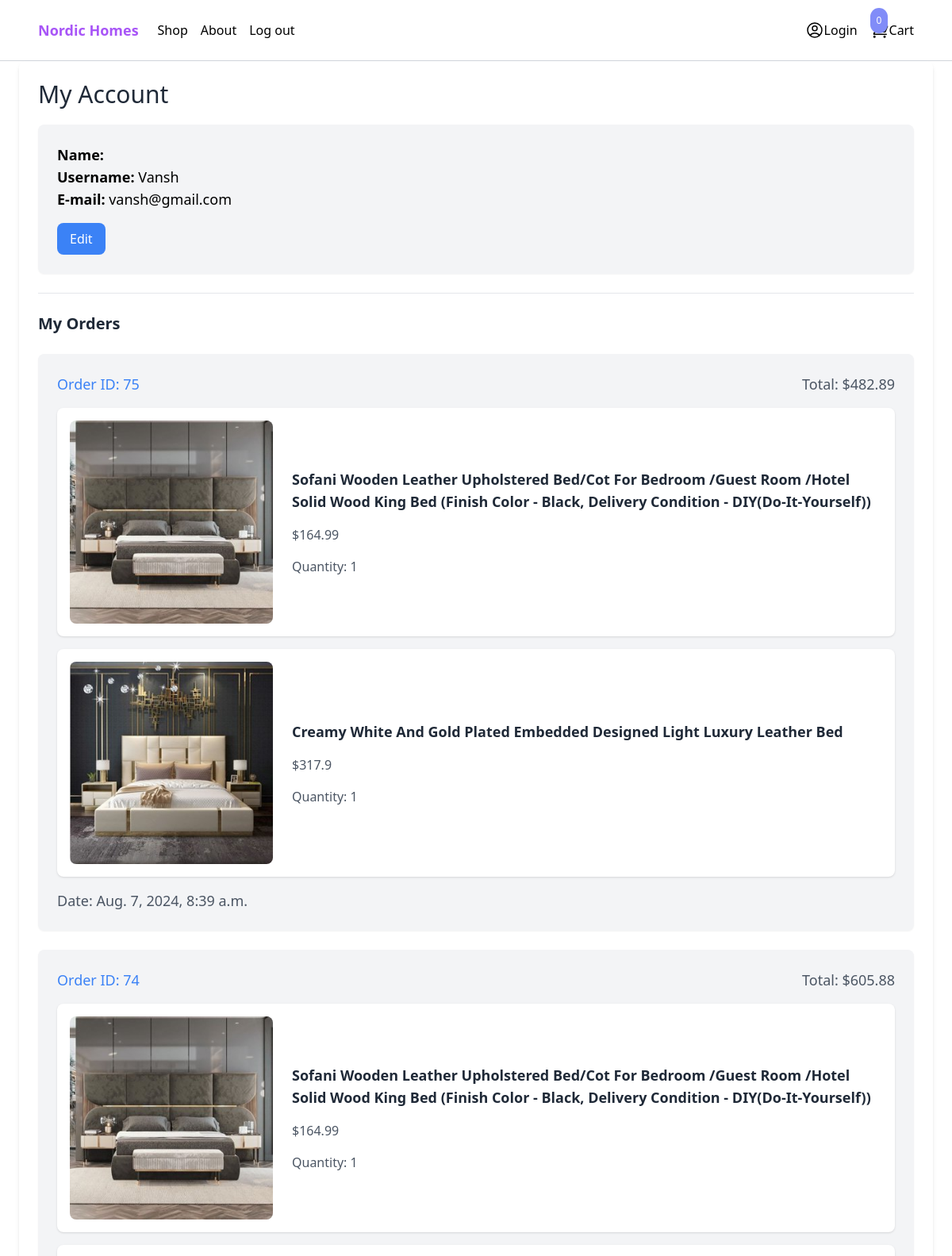
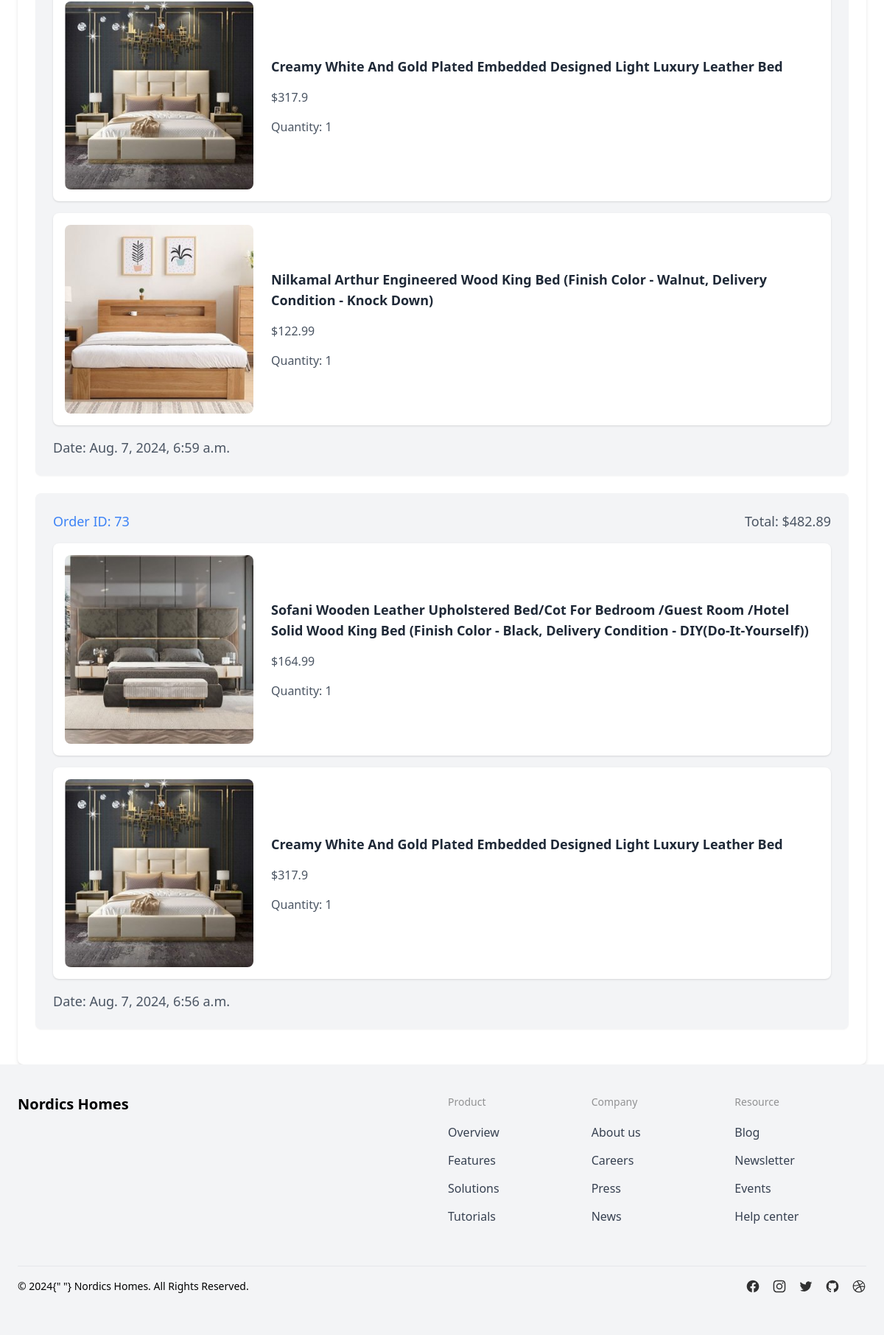
/myaccount/ (signed in), run on the app's committed database (2 pictures, top to bottom).
### order/models.py (models this page shows)
class Order(models.Model):
    ORDERED = 'ordered'
    SHIPPED = 'shipped'
    STATUS_CHOICES = (
        (ORDERED,  'Ordered'),
        (SHIPPED,  'Shipped')
    )
    user = models.ForeignKey(User, related_name='orders', blank=True, on_delete=models.CASCADE)
    first_name = models.CharField(max_length=255)
    last_name = models.CharField(max_length=255)
    email = models.CharField(max_length=255)
    address = models.CharField(max_length=255)
    zipcode = models.CharField(max_length=255)
    place = models.CharField(max_length=255)
    phone = models.CharField(max_length=255)
    created_at = models.DateTimeField(auto_now_add=True)
    paid = models.BooleanField(default=False)
    paid_amount = models.IntegerField(blank=True, null=True)
    status = models.CharField(max_length=20, choices=STATUS_CHOICES, default=ORDERED)
    class Meta:
        ordering = ('-created_at',)
    def get_total_price(self):
        if self.paid_amount:
            return self.paid_amount / 100
        return 0

class OrderItem(models.Model):
    order = models.ForeignKey(Order, related_name='items', on_delete=models.CASCADE)
    product = models.ForeignKey(Product, related_name='items', on_delete=models.CASCADE)
    price = models.IntegerField()
    quantity = models.IntegerField(default=1)
    def get_total_price(self):
        return self.price / 100

### products/models.py (models this page shows, shortened)
class Product(models.Model):
    category = models.ForeignKey(Category, related_name='products', on_delete=models.CASCADE)
    name = models.CharField(max_length=255)
    slug = models.SlugField()
    description  = models.TextField(blank=True, null=True)
    price = models.IntegerField()
    created_at = models.DateTimeField(auto_now_add=True)
    image = models.ImageField(upload_to='uploads/', blank=True, null=True)
    thumbnail = models.ImageField(upload_to='uploads/', blank=True, null=True)
    class Meta:
        ordering = ('-created_at',)
    def get_thumbnail(self):
        if self.thumbnail:
            return self.thumbnail.url

### core/views.py (the view)
# urls.py: path('myaccount/', myaccount, name='myaccount'),
@ login_required
def myaccount(request):
    return render(request, 'core/myaccount.html')

### cart/cart.py (called while the page is built)
    def __len__(self):
        return sum(item['quantity'] for item in self.cart.values())

### cart/context_processors.py (called while the page is built)
def cart(request):
    return{'cart': Cart(request)}

### core/templates/core/myaccount.html (shortened to what this page needs)
{% extends 'core/base.html' %}
{% block content %}
<div class="max-w-6xl mx-auto p-6 bg-white rounded-lg shadow-md">
    <h1 class="mb-5 text-3xl font-medium text-gray-800">My Account</h1>
    <div class="mb-6 bg-gray-100 p-6 rounded-lg shadow-sm">
        <p class="text-lg">
            <strong>Name: </strong>{{ request.user.get_full_name }}<br>
            <strong>Username: </strong>{{ request.user.username }}<br>
            <strong>E-mail: </strong>{{ request.user.email }}<br>
        </p>
        <a href="{% url 'edit_myaccount' %}" class="mt-4 inline-block px-4 py-2 bg-blue-500 text-white rounded-lg hover:bg-blue-600">Edit</a>
    </div>
    <hr class="my-6">
    <h2 class="text-xl font-semibold text-gray-800 my-6">My Orders</h2>
    {% for order in request.user.orders.all %}
        <div class="w-full mb-6 p-6 bg-gray-100 rounded-lg shadow-sm">
            <div class="flex justify-between items-center mb-4">
                <a href="#" class="text-lg font-medium text-blue-500 hover:underline">Order ID: {{ order.id }}</a>
                <p class="text-lg text-gray-600">Total: ${{ order.get_total_price }}</p>
            </div>
            <div class="space-y-4">
                {% for item in order.items.all %}
                    <div class="flex items-center p-4 bg-white rounded-lg shadow">
                        <a href="#" class="w-1/4">
                            <img class="w-full h-auto rounded-lg hover:shadow-lg" src="{{ item.product.get_thumbnail }}" alt="">
                        </a>
                        <div class="w-3/4 pl-6">
                            <div class="flex justify-between items-start">
                                <a href="#" class="text-lg font-semibold text-gray-800 hover:underline">{{ item.product.name }}</a>
                            </div>
                            <p class=" mt-4 text-gray-600">${{ item.get_total_price }}</p>
                            <p class="mt-4 text-gray-600">Quantity: {{ item.quantity }}</p>
                        </div>
                    </div>
                {% endfor %}
            </div>
            <div class="mt-4 text-gray-600">
                <p class="text-lg">Date: {{ order.created_at }}</p>
            </div>
        </div>
    {% endfor %}
</div>
{% endblock content %}

### data on the page
Order: id "75", get_total_price "482.89", created_at "Aug. 7, 2024, 8:39 a.m."
OrderItem: product.get_thumbnail (picture), product.name "Sofani Wooden Leather Upholstered Bed/Cot For Bedroom /Guest Room /Hotel Solid Wood King Bed (Finish Color - Black, Delivery Condition - DIY(Do-It-Yourself))", get_total_price "164.99", quantity "1"
OrderItem: product.get_thumbnail (picture), product.name "Creamy White And Gold Plated Embedded Designed Light Luxury Leather Bed", get_total_price "317.9", quantity "1"
Order: id "74", get_total_price "605.88", created_at "Aug. 7, 2024, 6:59 a.m."
OrderItem: product.get_thumbnail (picture), product.name "Sofani Wooden Leather Upholstered Bed/Cot For Bedroom /Guest Room /Hotel Solid Wood King Bed (Finish Color - Black, Delivery Condition - DIY(Do-It-Yourself))", get_total_price "164.99", quantity "1"
OrderItem: product.get_thumbnail (picture), product.name "Creamy White And Gold Plated Embedded Designed Light Luxury Leather Bed", get_total_price "317.9", quantity "1"
OrderItem: product.get_thumbnail (picture), product.name "Nilkamal Arthur Engineered Wood King Bed (Finish Color - Walnut, Delivery Condition - Knock Down)", get_total_price "122.99", quantity "1"
Order: id "73", get_total_price "482.89", created_at "Aug. 7, 2024, 6:56 a.m."
OrderItem: product.get_thumbnail (picture), product.name "Sofani Wooden Leather Upholstered Bed/Cot For Bedroom /Guest Room /Hotel Solid Wood King Bed (Finish Color - Black, Delivery Condition - DIY(Do-It-Yourself))", get_total_price "164.99", quantity "1"
OrderItem: product.get_thumbnail (picture), product.name "Creamy White And Gold Plated Embedded Designed Light Luxury Leather Bed", get_total_price "317.9", quantity "1"

### other printed values
{{ cart|length }} "0"
{{ request.user.username }} "Vansh"
{{ request.user.email }} "vansh@gmail.com"
